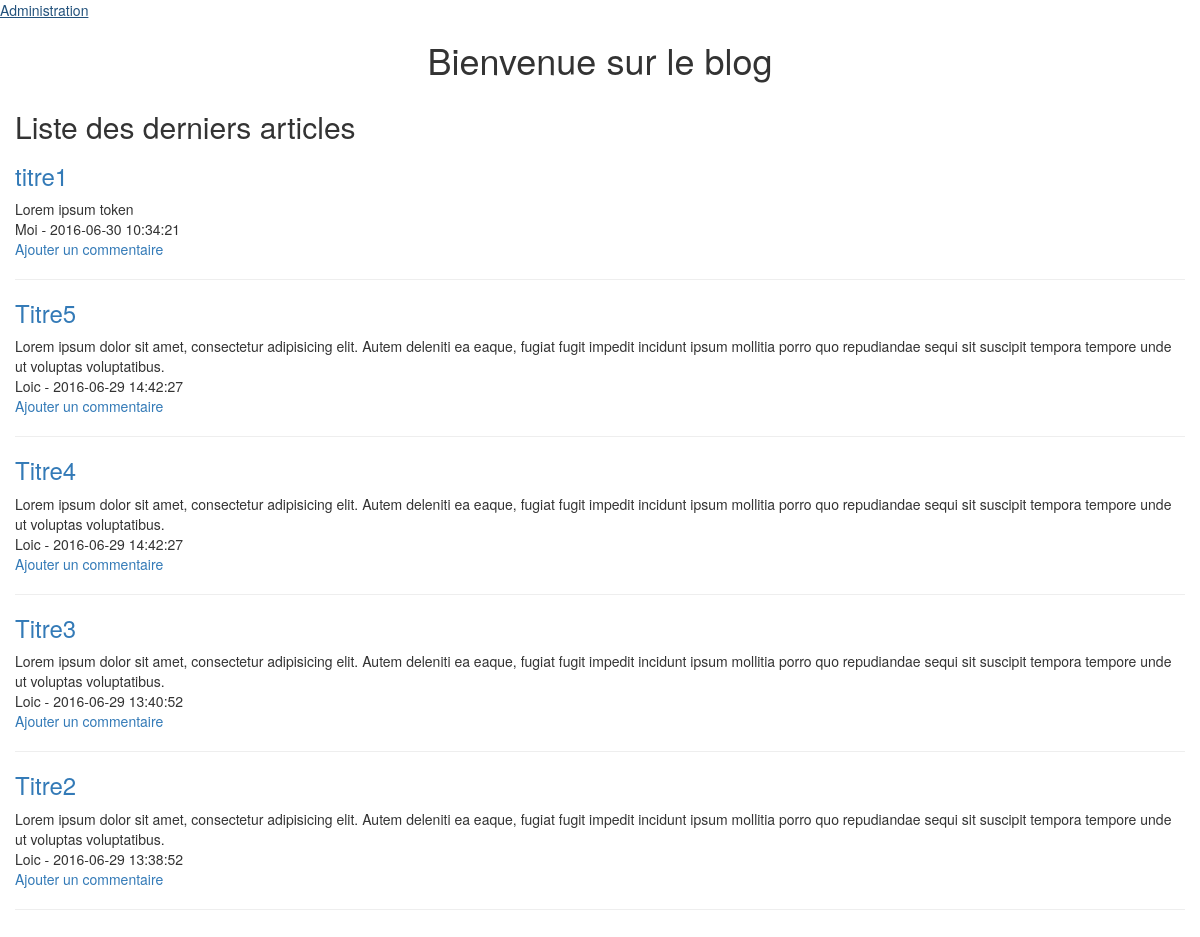
The page / on the database its author committed.
### tables this page shows
CREATE TABLE IF NOT EXISTS `articles` (
  `id` int(11) NOT NULL AUTO_INCREMENT,
  `titre` varchar(127) DEFAULT NULL,
  `contenu` text,
  `auteur` varchar(63) DEFAULT NULL,
  `date` datetime DEFAULT NULL,
  PRIMARY KEY (`id`)
);

### index.php (the view, shortened to what this page needs)
<?php
require('bdd.inc.php');
?>
<!DOCTYPE html>
<html lang="fr">
<head>
    <link rel="stylesheet" href="https://maxcdn.bootstrapcdn.com/bootstrap/3.3.6/css/bootstrap.min.css">
</head>
<body>
<a href="admin">Administration</a>
<div class="container">
    <div class="row">
        <h1 class="text-center">Bienvenue sur le blog</h1>
    </div>
</div>
<div class="container">
    <div class="row">
        <h2>Liste des derniers articles</h2>
        <?php
        $parPage = 5;
        if(isset($_GET['page'])){
            $page = $_GET['page'];
        }else{
            $page = 1;
        }
        $limit = (int)($page-1)*$parPage;
        $req = $bdd->prepare("SELECT * FROM articles ORDER BY id DESC LIMIT :limit, :parPage");
        $req->bindParam(':limit', $limit, PDO::PARAM_INT);
        $req->bindParam(':parPage', $parPage, PDO::PARAM_INT);
        $req->execute();
        $articles = $req->fetchAll(PDO::FETCH_ASSOC);
        foreach($articles as $article){
            ?>
        <div>
            <h3><a href="article.php?id=<?php echo $article['id']; ?>"><?php echo htmlspecialchars($article['titre']); ?></a></h3>
            <p>
                <?php echo htmlspecialchars($article['contenu']); ?><br>
                <?php echo htmlspecialchars($article['auteur']) . ' - ' . htmlspecialchars($article['date']); ?><br>
                <a href="article.php?id=<?php echo $article['id']; ?>#AjoutCom">Ajouter un commentaire</a>
            </p>
        </div>
        <hr>
        <?php
        }
        ?>
        <nav class="text-center">
        </nav>
    </div>
</div>
</body>
</html>

### rows shown on the page
articles: titre "titre1", contenu "Lorem ipsum token", auteur "Moi", date "2016-06-30 10:34:21"
articles: titre "Titre5", contenu "Lorem ipsum dolor sit amet, consectetur adipisicing elit. Autem deleniti ea eaque, fugiat fugit impedit incidunt ipsum mollitia porro quo repudiandae sequi sit suscipit tempora tempore unde ut voluptas voluptatibus.", auteur "Loic", date "2016-06-29 14:42:27"
articles: titre "Titre4", contenu "Lorem ipsum dolor sit amet, consectetur adipisicing elit. Autem deleniti ea eaque, fugiat fugit impedit incidunt ipsum mollitia porro quo repudiandae sequi sit suscipit tempora tempore unde ut voluptas voluptatibus.", auteur "Loic", date "2016-06-29 14:42:27"
articles: titre "Titre3", contenu "Lorem ipsum dolor sit amet, consectetur adipisicing elit. Autem deleniti ea eaque, fugiat fugit impedit incidunt ipsum mollitia porro quo repudiandae sequi sit suscipit tempora tempore unde ut voluptas voluptatibus.", auteur "Loic", date "2016-06-29 13:40:52"
articles: titre "Titre2", contenu "Lorem ipsum dolor sit amet, consectetur adipisicing elit. Autem deleniti ea eaque, fugiat fugit impedit incidunt ipsum mollitia porro quo repudiandae sequi sit suscipit tempora tempore unde ut voluptas voluptatibus.", auteur "Loic", date "2016-06-29 13:38:52"
